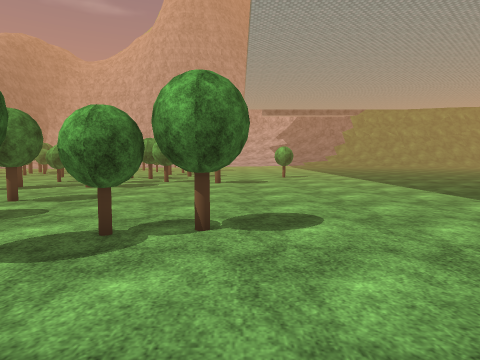
[1] (above)

20 first-person views from a walk through a Unity game level. The camera is 1.3 m above the floor, tilts 4° down and sees 75° across. The floor is counted in squares, 1 m on a side. Each view is taken from the middle of a square. On the plan, view 1 faces up. The plan holds only what a view shows up to about 14 squares ahead; the rest is blank. The place goes on beyond the plan. Some trees and plants on the terrain are drawn as simple stand-ins. The player is left out. Some animated figures are not drawn. Some surface patterns are stand-ins.

[2]
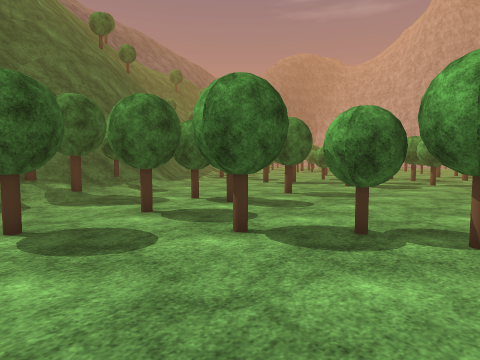

[3]
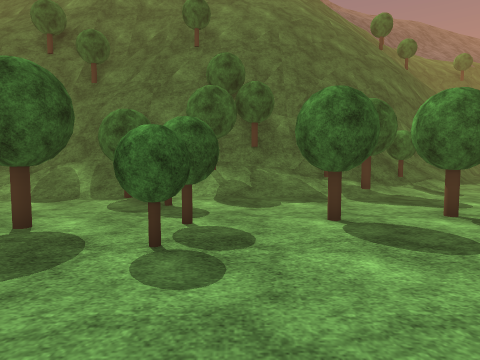

[4]
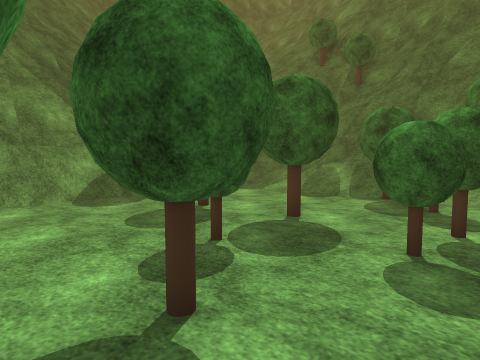

[5]
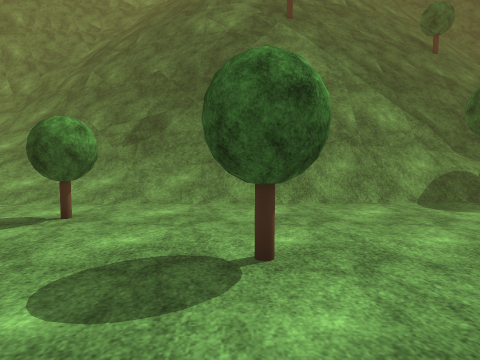

[6]
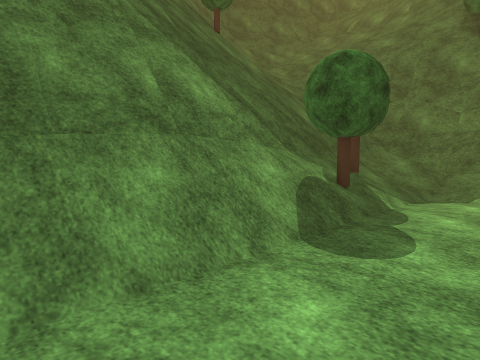

[7]
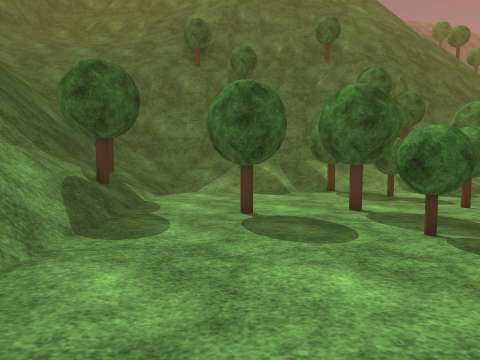

[8]
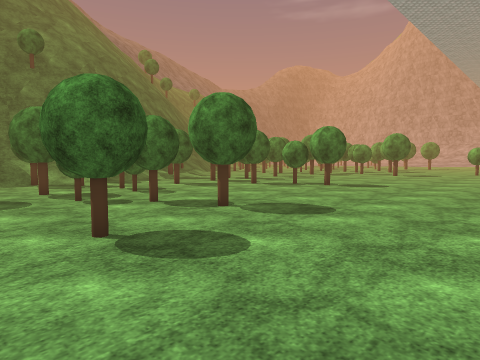

[9]
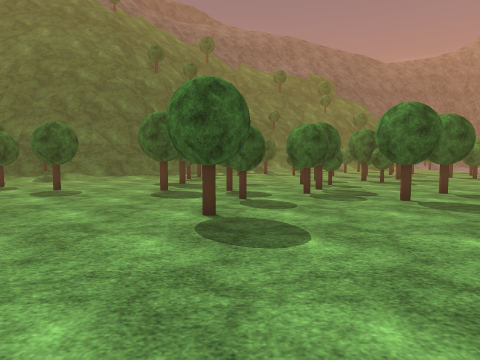

[10]
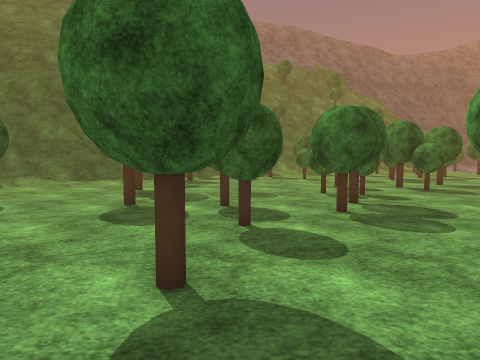

[11]
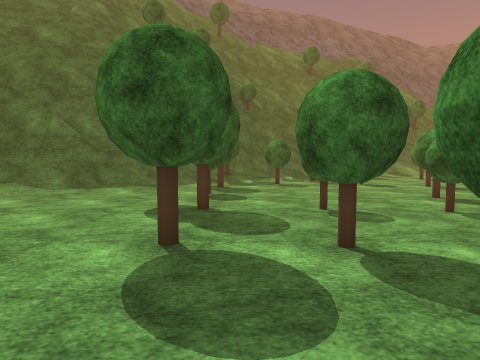

[12]
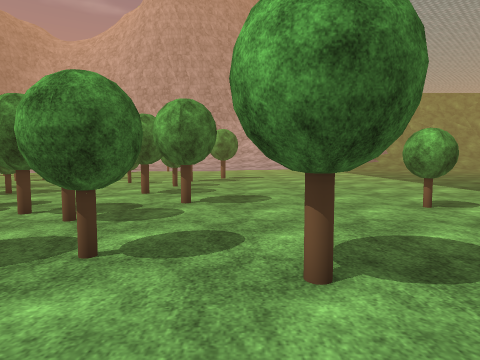

[13]
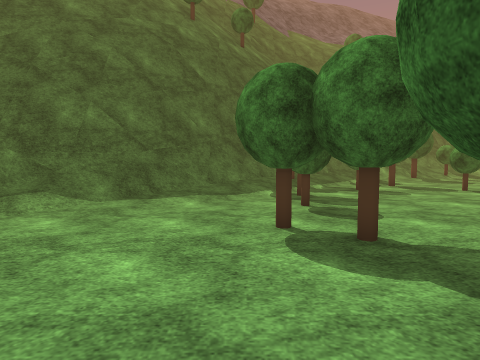

[14]
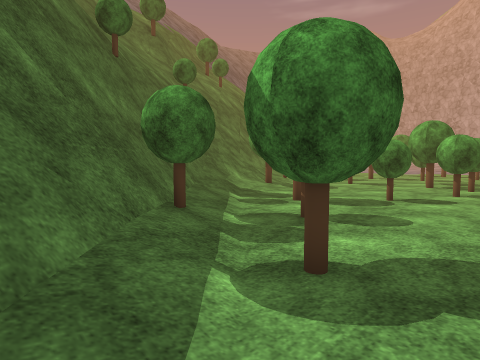

[15]
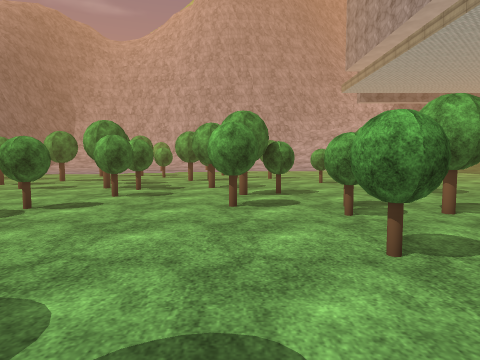

[16]
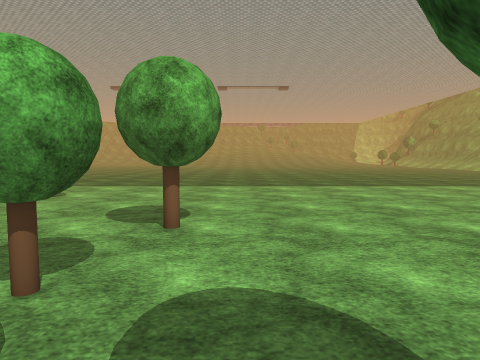

[17]
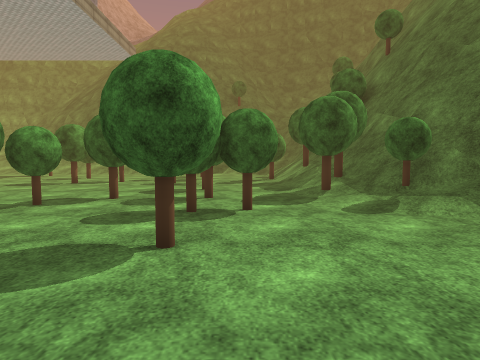

[18]
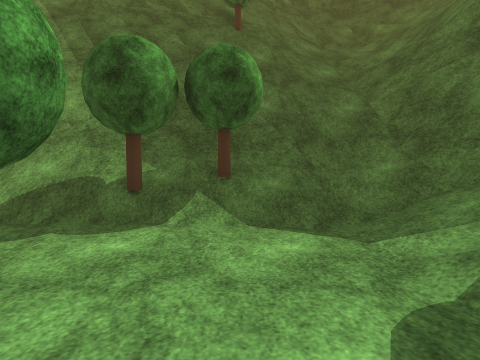

[19]
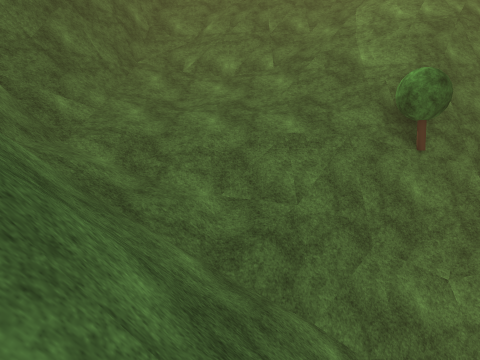

[20]
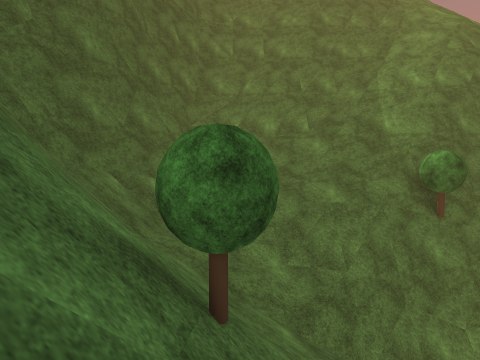

### Floor plan
Key: @ floor where view 1 was taken; # wall or solid block; . floor; / step, stairs or slope; = window, fence, low wall or low ledge; v drop or lower ground; T tree; O other object.
Columns run from 20 left of view 1 to 7 right of it. Each row starts with its distance up from view 1.
 27 ..T....T.......O.....  .....
 26 ....T.......................
 25 .........T....TT............
 24 ....T...T......T...........
 23 ...........................
 22 ................T...........
 21  ..T....T..T...........T....
 20 ...........T.T..............
 19 T.............T.............
 18 ...........................
 17 /.O.......T..T..T...........
 16 /..................T........
 15 =/..........................
 14 #T//T.T...T..T..............
 13 ##=//....T..................
 12  ##=/.......................
 11   ##=/......................
 10   ##=O/.....................
  9    ##O/......T..............
  8    ##=O/....................
  7     ##=O/...................
  6      #=TT...TT.....T........
  5      #=TT.........T.........
  4      ###O....T..T.........
  3      ###TT.................
  2        #T/.................
  1        #=//..T.............
  0        ##//.........@......
 -1        #T//................
 -2        #TT/...TTT....T.....
 -3        # //.T......T.......
 -4        # //......T..........
 -5 v      #=/T...T..T..........
 -6 vv     #=//...........T.....
 -7 vvvv   #=//................
 -8 vv#v   #=//....T............
 -9 v##vv  #=//...............T.
-10 v##vT  #=//.................
-11 v#=vTT #=/////T/////////////
-12 v#=/vv #=///T///////////////
-13  #=//vv#=///T==######  ##==/
-14  /=///v#=////v#######  #####
-15 =//////==///////vvvv      ##
-16 #///////=///////vvvvvvvvv  #
-17 #///////////////////
-18 =///////////T//////
-19 ///////////==####
-20 =///////////=##
-21 ######=//=####
-22  #####=/#=##

Where each view was taken, in squares from view 1:
view 1: 0 up, 0 right, facing up
view 2: 0 up, 0 right, facing up-left
view 3: 1 down, 0 right, facing left
view 4: 1 down, 0 right, facing down-left
view 5: 2 down, 2 right, facing down
view 6: 8 down, 1 right, facing down-left
view 7: 8 down, 2 right, facing left
view 8: 8 down, 7 right, facing up-left
view 9: 17 up, 6 right, facing left
view 10: 17 up, 2 right, facing left
view 11: 15 up, 2 left, facing left
view 12: 13 up, 2 left, facing up
view 13: 12 up, 5 left, facing left
view 14: 11 up, 14 left, facing up-left
view 15: 13 up, 12 left, facing up
view 16: 15 up, 7 left, facing right
view 17: 14 up, 8 left, facing down
view 18: 5 down, 8 left, facing down
view 19: 16 down, 6 left, facing left
view 20: 18 down, 4 left, facing left
